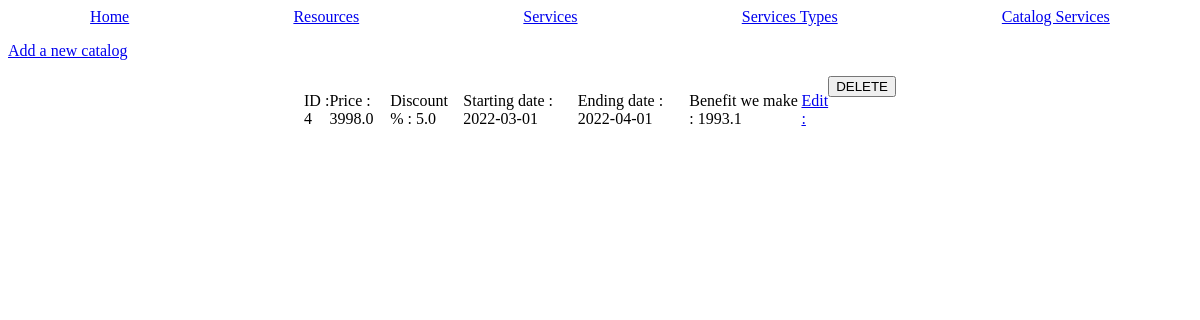
Page /catalog-services on the committed database.
### tables this page shows
CREATE TABLE "catalog_services" (
	"service_id"	INTEGER NOT NULL,
	"id"	INTEGER UNIQUE,
	"starting_date"	TEXT NOT NULL,
	"ending_date"	TEXT NOT NULL,
	"discount_percentage"	REAL,
	"price"	REAL NOT NULL,
	PRIMARY KEY("id" AUTOINCREMENT),
	FOREIGN KEY("service_id") REFERENCES "services"("id")
);

### main.py (the view, shortened to what this page needs)
@app.route('/catalog-services', methods = ['POST', 'GET'])
def catalog_services():
    data_catalogs = utils.getRowsFromDb('SELECT * from catalog_services');
    for data_catalog in data_catalogs:
        data_catalog['benefit'] = data_catalog['price'] * (100 - data_catalog['discount_percentage'])/100
        data_resources_per_service = utils.getRowsFromDb('SELECT * from resources_per_service WHERE service_id = ?', (data_catalog['service_id'],));
        for data_resource_per_service in data_resources_per_service:
            data_resources = utils.getRowsFromDb('SELECT * from resources WHERE id = ?', (data_resource_per_service['resource_id'],));
            for data_resource in data_resources:
                if(data_resource['id'] == data_resource_per_service['resource_id']):
                    data_catalog['benefit'] -= data_resource['price'] * data_resource_per_service['quantity'];
        data_catalog['benefit'] = float("{:.2f}".format(data_catalog['benefit']));
    return render_template('catalog-services.html.jinja', catalogs=data_catalogs);

### utils.py (called while the page is built)
def dictFactory(cursor, row) -> dict:
    d = {};
    for idx, col in enumerate(cursor.description):
        d[col[0]] = row[idx];
    return d;

def connectDb(path : str = 'db/db.db') -> sqlite3.Connection:
    db = None;
    try:
        db = sqlite3.connect(path);
        db.row_factory = dictFactory;
    except Exception as err:
        flash("Can't connect do database " + str(err), 'error');
    return db;

def getRowsFromDb(request : str, values : tuple = None) -> dict:
    elementsFromDb : dict = None
    try:
        db = connectDb();
        cursor = db.cursor();
        if(type(values) is tuple):
            elementsFromDb = cursor.execute(request, values).fetchall();
        else:
            elementsFromDb = cursor.execute(request).fetchall();
        db.close();
    except Exception as err:
        flash("Can't execute SQL request " + str(err), 'error')
    return elementsFromDb;

### templates/catalog-services.html.jinja (shortened to what this page needs)
{% extends "base.html.jinja" %}
{% block content %}
<a href="/add-catalog-service"><p>Add a new catalog</p></a>
{% if catalogs|length > 0 %}
{% for catalog in catalogs %}
    <div class="item">
        <div>
            <p>ID : {{catalog['id']}}</p>
        </div>
        <div>
            <p>Price : {{catalog['price']}}</p>
        </div>
        <div>
            <p>Discount % : {{catalog['discount_percentage']}}</p>
        </div>
        <div>
            <p>Starting date : {{catalog['starting_date']}}</p>
        </div>
        <div>
            <p>Ending date : {{catalog['ending_date']}}</p>
        </div>
        <div>
            <p>Benefit we make : {{catalog['benefit']}}
        </div>
        <div>
            <a href="catalog-service/{{catalog['id']}}"><p>Edit :</p></A>
        </div>
        <form action="/catalog-services" method="POST">
            <input type="submit" value="DELETE" name="delete_catalog_service">
        </form>
    </div>
{% endfor %}
{% else %}
<p>No catalogs at all, you can create one.</p>
{% endif%}
{% endblock %}

### static/css/style.css (style rules this page uses)
.item { display: flex; flex-direction: row; width: 50%; margin-left: auto; margin-right: auto; }
.item > div { margin: auto; }

### rows in the picture
catalog_services: id "4", price "3998.0", discount_percentage "5.0", starting_date "2022-03-01", ending_date "2022-04-01", benefit "1993.1"
